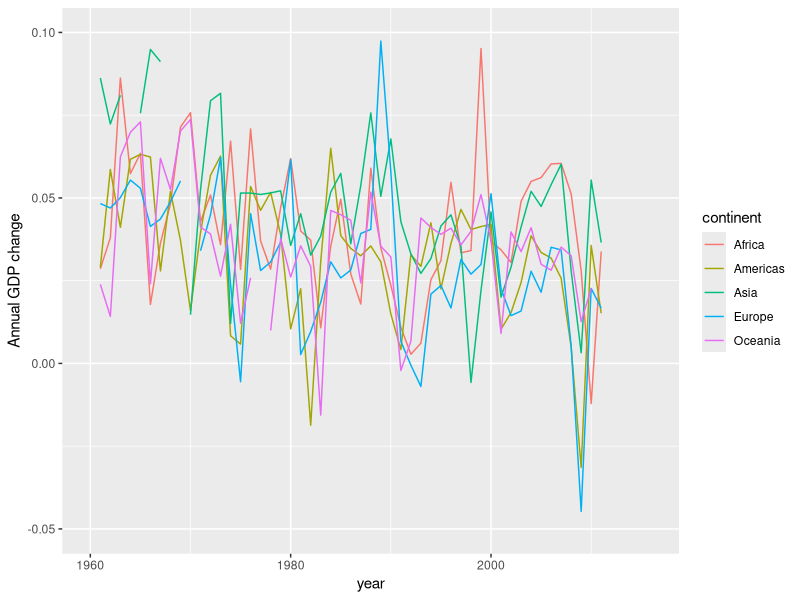
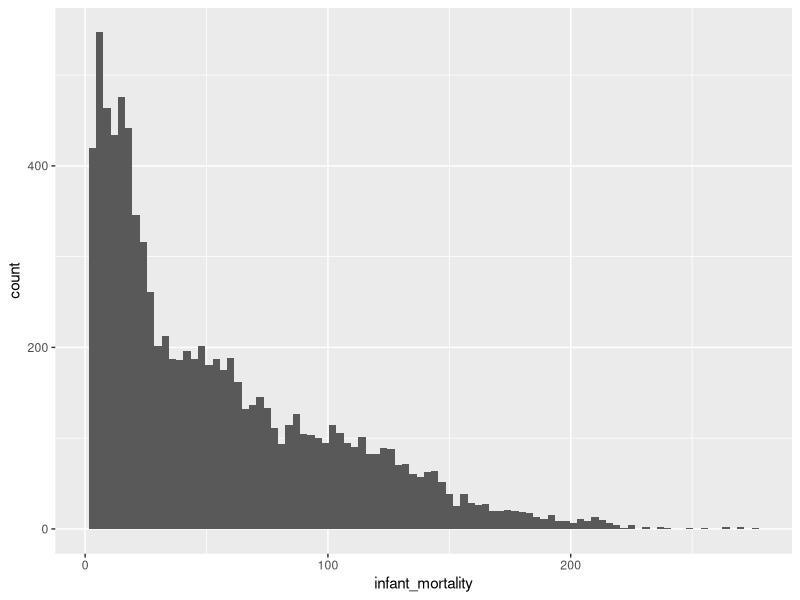
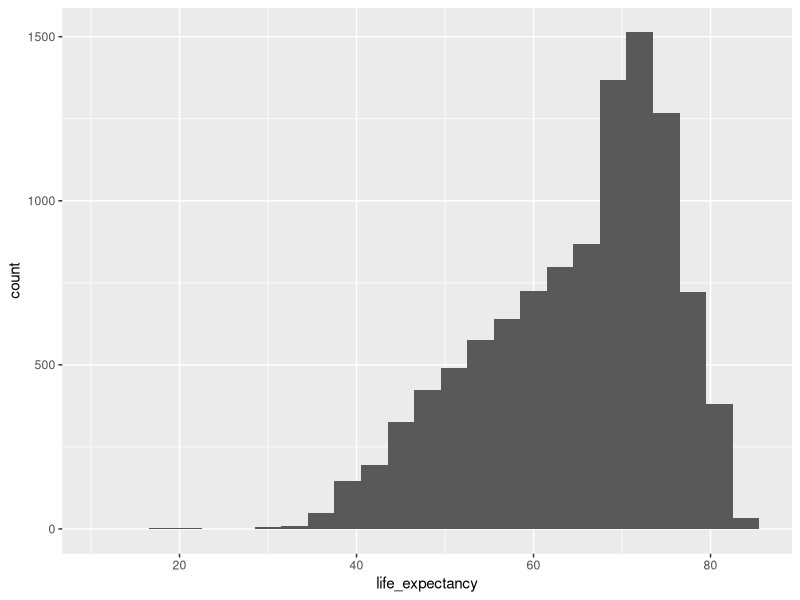
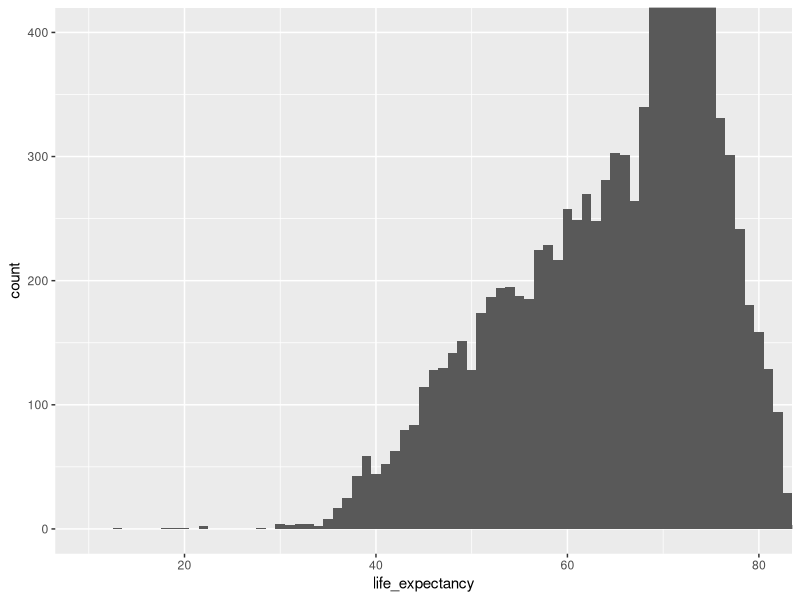
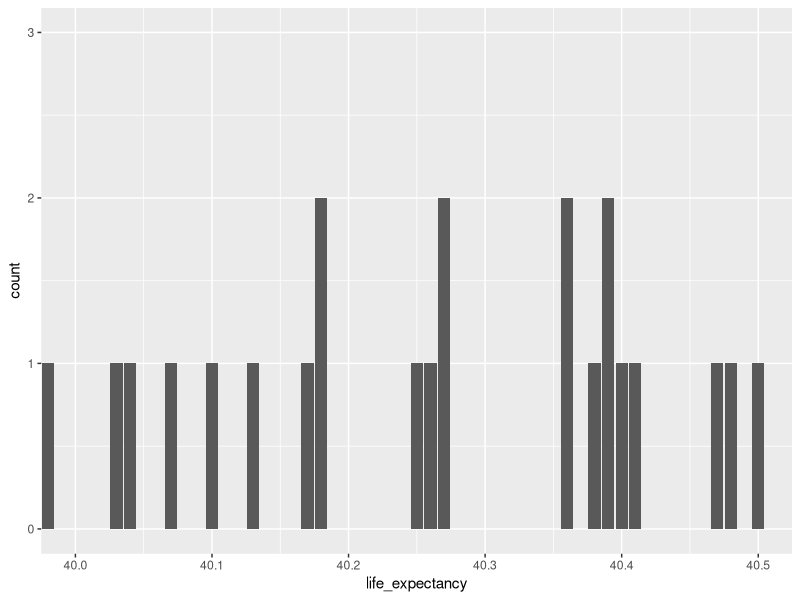

These charts were generated, in order, by the following R code:
## ---- chunk 1
library(tidyverse)
library(tibble)
library(dplyr)
library(ggplot2)
library(dslabs)
library(scales)
## ---- chunk 2
gapminder%>%
  arrange(country)%>%
  select(country, year,gdp)%>%
  mutate(previous_year_gdp= lag(gdp, order_by = country))
## ---- chunk 3
gapminder%>%
  select(continent, year,gdp)%>%
  group_by(continent, year) %>%
  summarise_at(vars(gdp),sum,na.rm=TRUE)%>%
  mutate(previous_year_gdp= lag(gdp))%>%
  mutate(change=(gdp/previous_year_gdp-1))
## ---- chunk 4

glimpse(gapminder)

gapminder%>%
  select(continent, year,gdp)%>%
  group_by(continent, year) %>%
  summarise_at(vars(gdp),sum,na.rm=TRUE)%>%
  mutate(previous_year_gdp= lag(gdp))%>%
  mutate(change=(gdp/previous_year_gdp-1))%>%
  ggplot(aes(x=year,y=change,group=continent,color=continent))+
  geom_line()+
  scale_y_continuous(name="Annual GDP change", limits=c(-0.05,0.1))
## ---- chunk 5
gapminder %>%
  arrange(country)%>%
  select(country, year,gdp,region)%>%
  mutate(py_gdp = lag(gdp))%>%
  mutate(growth=gdp/py_gdp-1)%>%
  group_by(region)%>%
  mutate(mgr=mean(growth,na.rm=TRUE))%>%
  mutate(diff = growth-mgr )%>%
  arrange(diff)
## ---- chunk 6
gapminder %>%
  select(country, year,gdp,region)%>%
  group_by(country)%>%
  mutate(py_gdp = lag(gdp))%>%
  mutate(growth=gdp/py_gdp-1,na.rm=TRUE)%>%
  group_by(region)%>%
  mutate(mgr=mean(growth,na.rm=TRUE))%>%
  mutate(bool_var = growth>mgr,na.rm=TRUE)%>%
  group_by(country)%>%
  summarise(summa=sum(bool_var,na.rm = TRUE))%>%
  arrange(desc(summa))



## ---- chunk 7
gapminder%>%
  filter(country=='China')

  ggplot(gapminder, aes(x=infant_mortality))+
  geom_histogram(binwidth = 3)
              
## ---- chunk 8

  ggplot(gapminder, aes(x=life_expectancy))+
  geom_histogram(binwidth = 3)
              
## ---- chunk 9
gapminder %>%
  select(country, year,life_expectancy)%>%
  group_by(country,year)%>%
  mutate(bool_var = life_expectancy<40,na.rm=TRUE)%>%
  group_by(country)%>%
  summarise(summa=sum(bool_var,na.rm = TRUE))%>%
  arrange(desc(summa))%>%
  mutate(n1=sum(summa,na.rm=TRUE))
## ---- chunk 10
gapminder %>%
  select(country, year,life_expectancy)%>%
  group_by(country,year)%>%
  mutate(bool_var = life_expectancy>80,na.rm=TRUE)%>%
  group_by(country)%>%
  summarise(summa=sum(bool_var,na.rm = TRUE))%>%
  arrange(desc(summa))%>%
  mutate(n1=sum(summa))
## ---- chunk 11

  ggplot(gapminder, aes(x=life_expectancy,na.rm=FALSE))+
  geom_histogram(binwidth = 1)+
    coord_cartesian(
      xlim = c(10,80),
      ylim = c(0,400),
      expand = TRUE,
      default = FALSE,
      clip = "on"
)

              
## ---- chunk 12


  ggplot(gapminder, aes(x=life_expectancy,na.rm=FALSE))+
  geom_bar()+
    coord_cartesian(
      xlim = c(40,40.5),
      ylim = c(0,3),
      expand = TRUE,
      default = FALSE,
      clip = "on"
)
